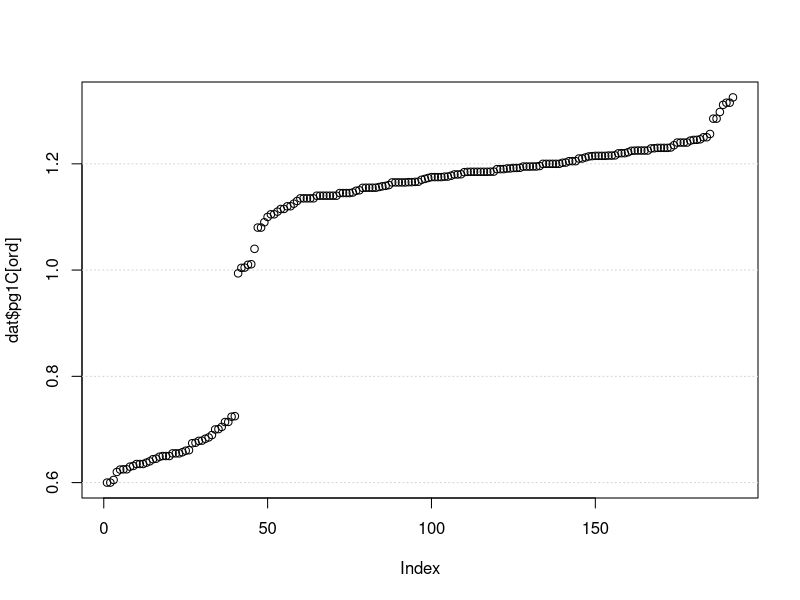
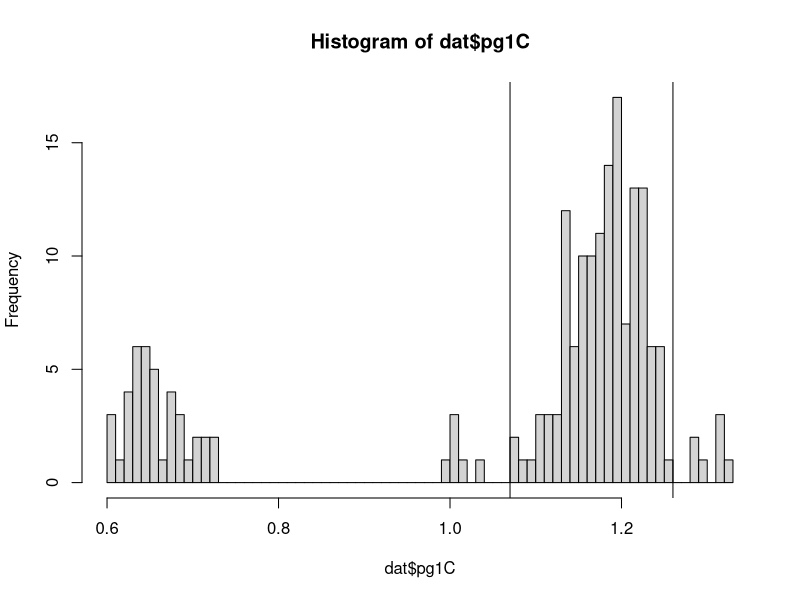
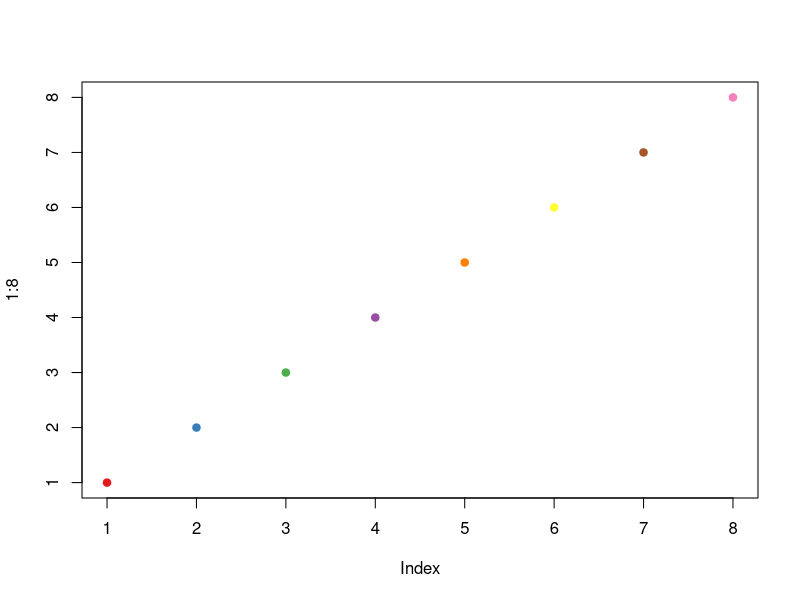
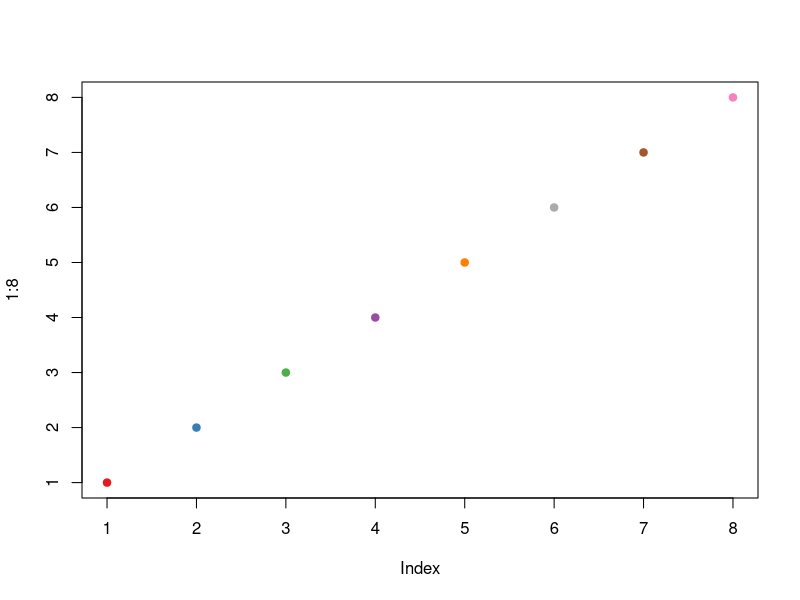
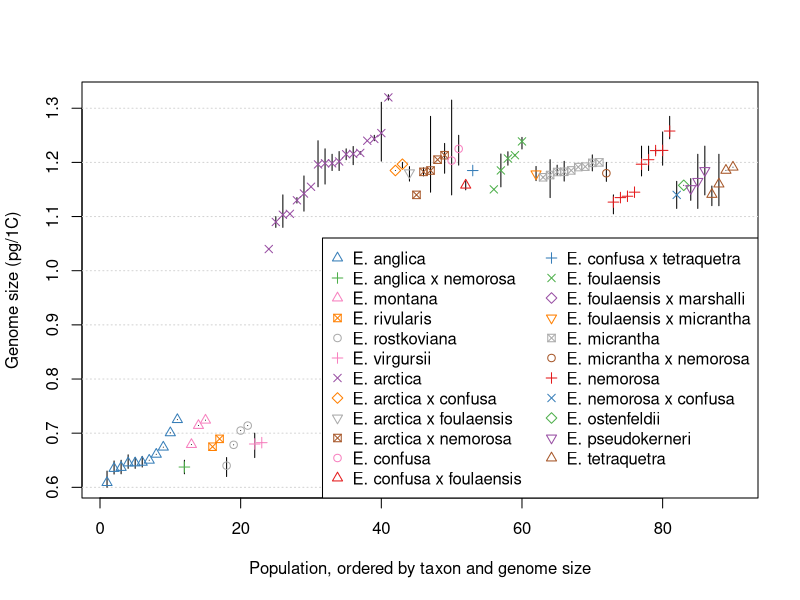
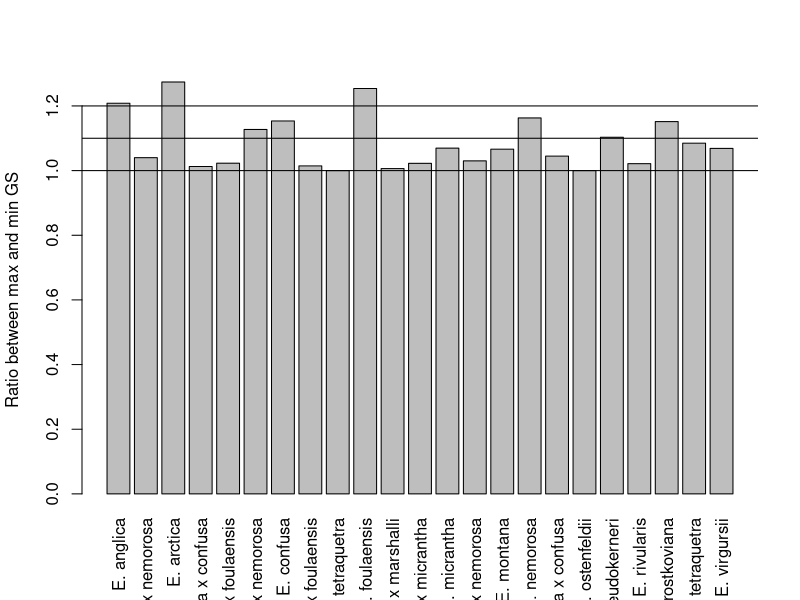
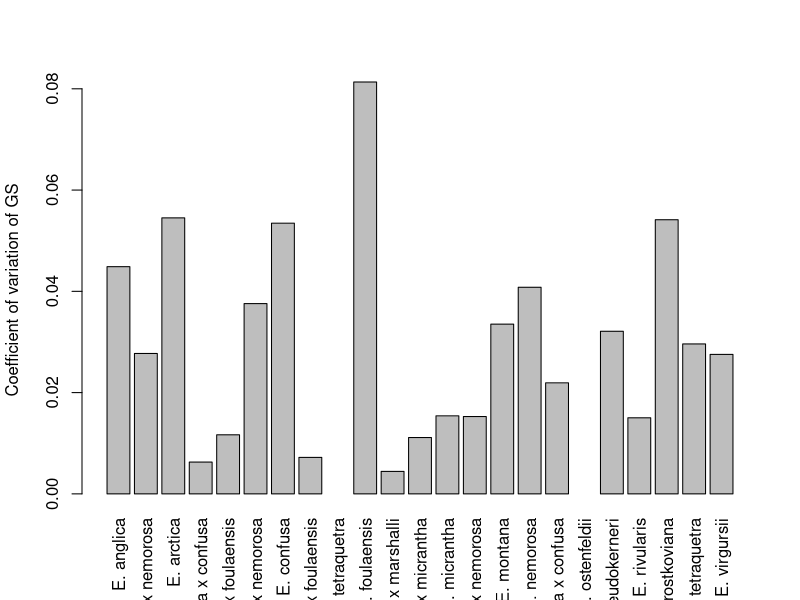
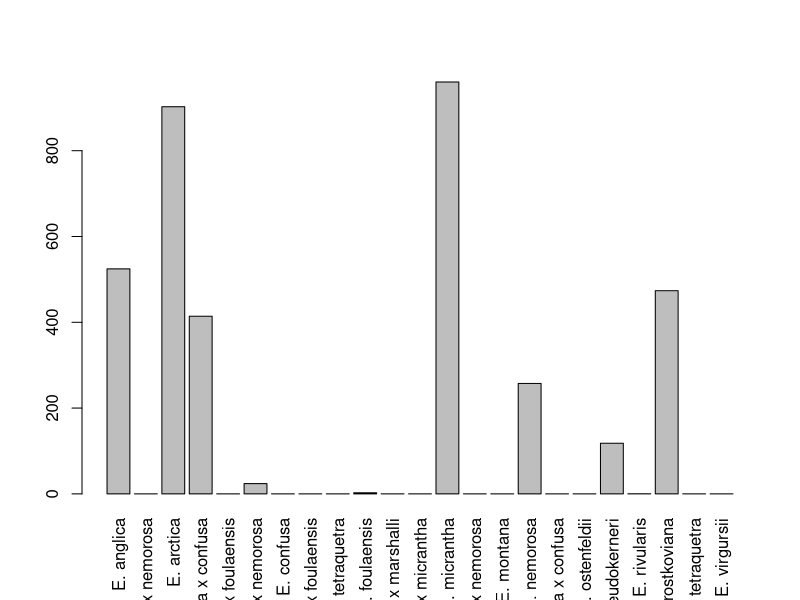

Write R code to recreate these figures, in order.
library(nlme)
library(ggplot2)
library(vegan)
library(geosphere)
library(emmeans)
library(RColorBrewer)
###################
# Cleaned data ####
###################

#setwd("~/Dropbox/manuscripts/2008_Euphrasia_genome_size/data_and_code/")
#setwd("~/github_repos/xyz/")

dat <- read.table("data/210212_GS_cleaned.csv", stringsAsFactors = F, sep=",", header=T)
head(dat)

table(dat$Sample.identity)
table(dat$ploidy)

# lists of diploid and tetraploid non-hybrid taxa
sp2 <- names(table(dat$Sample.identity[dat$hybrid==F & dat$ploidy=="dip"]))
sp4 <- names(table(dat$Sample.identity[dat$hybrid==F & dat$ploidy=="tet"]))



# plot ordered by ploidy
ord <- order(dat$pg1C)
# figure 2b ####
plot(dat$pg1C[ord], type='n')
grid(nx = NA, ny=NULL)
points(dat$pg1C[ord])
# end of fig 

# Justification for singling out tetraploids with large and small GS:
#  the distribution is discontinuous.
hist(dat$pg1C, breaks=100)
abline(v=c(1.07, 1.26))


# labels for legend
legLabs <- c(levels(as.factor(dat$Sample.identity[ord])), "")
# order of labels
legOrd <- c(1, 2, 15, 20, 21, 23, 24, 3:14,16:19, 22)

# Make data.frame with one row per population: sample no, gs mean, min and max ####
popStats <- tapply(dat$pg1C, dat$specPop, function(x){
  c(mean(x), length(x), min(x), max(x))
})
popStats <- as.data.frame(do.call(rbind, popStats))
head(popStats)
names(popStats) <- c("popMean", "popN", "popMin", "popMax")

popStats$taxon <- as.factor(unlist(lapply(strsplit(rownames(popStats), "[.]"),
                                function(x) paste(x[1:2], collapse = "."))))

popStats$ploidy <- "tet"
popStats$ploidy[popStats$taxon %in% sp2] <- "dip"
popStats$ploidy[1] <- "dip" # one hybrid combination is diploid (anglica x nemorosa)

popStatsOrder <- order(popStats$ploidy, as.character(popStats$taxon), popStats$popMean)
popStats[popStatsOrder,]
popStatsOrderM <- order(popStats$popMean)
unique(popStats$taxon)
head(popStats)

# Make a colour palette. Replace yellow, which is hard to see.
plot(1:8, col = brewer.pal(8, "Set1"), pch=19)
pal8 <- brewer.pal(8, "Set1")
pal8[6] <- "#AAAAAA"
plot(1:8, col = pal8, pch=19)
# figure 1a ####
plot(popStats[popStatsOrder,1],
     pch=as.numeric(popStats$taxon)[popStatsOrder]%%7+1,
     col = pal8[as.numeric(popStats$taxon)[popStatsOrder]%%8+1],
     type='n', xlab="Population, ordered by taxon and genome size", ylab="Genome size (pg/1C)")
grid(nx = NA, ny=NULL)
for(i in 1:nrow(popStats)){
  points(c(i, i),
         c(popStats[popStatsOrder[i], 3], popStats[popStatsOrder[i], 4]),
         type='l')
}
points(popStats[popStatsOrder,1],
     pch=as.numeric(popStats$taxon)[popStatsOrder]%%7+1,
     col = pal8[as.numeric(popStats$taxon)[popStatsOrder]%%8+1])

legend("bottomright",
       col=pal8[as.numeric(unique(popStats$taxon[popStatsOrder]))%%8+1],
       pch=as.numeric(unique(popStats$taxon[popStatsOrder]))%%7+1,
       legend=unique(as.character(popStats$taxon)[popStatsOrder]),
       ncol = 2)
### end figure 1a

# per-taxon stats ####
# 1st subsection of results
table(dat$Sample.identity, dat$hybrid)
colSums(apply(table(dat$Sample.identity, dat$hybrid), c(1, 2), as.logical))
table(dat$ploidy)

lmPloyMeans <- lm(dat$pg1C~ dat$ploidy)
summary(lmPloyMeans)
# Mean GS per ploidy level
emmeans(lmPloyMeans, ~ploidy)
ployMeans <- summary(emmeans(lmPloyMeans, ~ploidy))[,2]
# 11% deficiency in tet GS compared to 2* the dipl size:
((2 * ployMeans[1]) - ployMeans[2]) /ployMeans[2]

# array with taxon stats
meanSdObs_spec_ext <- do.call(rbind,tapply(dat$pg1C, dat$Sample.identity, function(x){
  c(mean(x), min(x), max(x), sd(x), length(x),
    sd(x)/length(x), max(x)/min(x), sd(x)/mean(x))
  }
  )
  )
colnames(meanSdObs_spec_ext) <- c("mean","min","max","sd","obs", "se","ratio",
                                  "cv")
head(meanSdObs_spec_ext)

barplot(meanSdObs_spec_ext[,7], las=3, ylab="Ratio between max and min GS")
abline(h=c(1,1.1,1.2))

barplot(meanSdObs_spec_ext[,8], las=3, ylab="Coefficient of variation of GS")

# geographic distance between min and max individuals within taxa
head(dat)
kmDist <- tapply(1:192, dat$Sample.identity, function(x){
  distm(dat[x,][which(dat[x,]$pg1C == min(dat[x,]$pg1C)),c(6,5)],
  dat[x,][which(dat[x,]$pg1C == max(dat[x,]$pg1C)),c(6,5)])[1]/1000
})
# ms mentions those species which were mentioned befor for their large GS ranges
barplot(kmDist, las=3)



# order by taxon mean GS
ord_spec <- order(meanSdObs_spec_ext[,1])

# Summary stats by taxon and pop
meanSdObs_specPop <- do.call(rbind,tapply(dat$pg1C, dat$specPop,
                    function(x) c(mean(x), sd(x), length(x), sd(x)/length(x))))

colnames(meanSdObs_specPop) <- c("mean","sd","obs", "se")
head(meanSdObs_specPop)
ord_specPop <- order(meanSdObs_specPop[,1])


# pop mean GS by size
plot(meanSdObs_specPop[ord_specPop,1])
# Taxon mean GS by size
plot(meanSdObs_spec_ext[ord_spec,1])

rownames(meanSdObs_specPop)
head(meanSdObs_specPop)
meanSdObs_specPop <- data.frame(meanSdObs_specPop, hyb=0, ploy=4, stringsAsFactors = F) 

meanSdObs_specPop$hyb[grep(" x ", rownames(meanSdObs_specPop))] <- 1
meanSdObs_specPop$hyb[grep("hybrid", rownames(meanSdObs_specPop))] <- 1

meanSdObs_specPop$ploy[sapply(rownames(meanSdObs_specPop),
    function(x) paste(strsplit(x,"[.]")[[1]][1:2],collapse='.')) %in% sp2] <- 2
meanSdObs_specPop$ploy[sapply(rownames(meanSdObs_specPop),
    function(x) paste(strsplit(x,"[.]")[[1]][1:2],collapse='.')) %in% sp4] <- 4
# the only hybrid with ploidy 2:
meanSdObs_specPop[1,]$ploy <- 2

head(meanSdObs_specPop)
meanSdObs_specPop <- data.frame(meanSdObs_specPop, specPop=rownames(meanSdObs_specPop), stringsAsFactors = F)
head(dat)
# do all spec pop combinations have the same lat within groups?
all(tapply(dat$Lat, dat$specPop, function(x) all(x[1]==x)))
all(tapply(dat$Long, dat$specPop, function(x) all(x[1]==x)))
# yes, good

lats <- tapply(dat$Lat, dat$specPop, function(x) x[1])
lons <- tapply(dat$Long, dat$specPop, function(x) x[1])
lats <- data.frame(specPop=rownames(lats), lat=lats, stringsAsFactors = F) 
lons <- data.frame(specPop=rownames(lons), long=lons, stringsAsFactors = F) 


# by lat
specPopLat <- merge(meanSdObs_specPop, lats, by="specPop")
head(specPopLat)
specPopLatLon <- merge(specPopLat, lons, by="specPop")
head(specPopLatLon)
head(dat)
datMerged <- merge(dat, specPopLatLon, by="specPop", all = T)



# max geographic distance between samples of taxon
specPopLatLonTax <- specPopLatLon

specPopLatLonTax$tax <- sapply(specPopLatLon$specPop, function(x){
  a <- strsplit(x, "[.]")[[1]]
  b <- paste0(a[1:(length(a)-1)], collapse = "")
})
tapply(1:nrow(specPopLatLonTax), specPopLatLonTax$tax, function(x) length(x))
maxDists <- tapply(1:nrow(specPopLatLonTax), specPopLatLonTax$tax, function(x){
  nr <- nrow(specPopLatLonTax[x,]) 
  if(nr == 1) {0}
  else{
  dists <- numeric(0)
    for(i in 1:(nr-1)){
    for(j in (i+1):nr){
      dists <- append(dists, distm(specPopLatLonTax[x,9:8][i,], specPopLatLonTax[x,9:8][j,]))
    }
    }

  max(dists)/1000
  }
      

})

barplot(maxDists, las=3)

# INspect on Google and add Country information
specPopLatLon$country <- "Eng"
specPopLatLon[specPopLatLon$long < -6.5,]
specPopLatLon[specPopLatLon$long < -6.5,]$country <- "RIr"
specPopLatLon[specPopLatLon$lat > 55.228,] 
specPopLatLon[specPopLatLon$lat > 55.228,]$country <- "Sco"
specPopLatLon[specPopLatLon$lat < 50,]$country <- "CIs"
specPopLatLon[specPopLatLon$lat > 55.1 & specPopLatLon$long < -3 ,]$country <- "Sco"

specPopLatLon[specPopLatLon$lat > 51.33 &
                specPopLatLon$lat < 53.3 &
                specPopLatLon$long < -3.1 &
                specPopLatLon$long > -5,]$country <- "Wal"
plot(lat~long, data=specPopLatLon, col=factor(country))


# STATS MODELS ####

# anovas ####

head(dat)

plot(dat$pg1C)
partitioningGS1 <- aov(pg1C~ploidy+Sample.identity+Population_number, data=dat)
partitioningGS1nh <- aov(pg1C~ploidy+Sample.identity+Population_number, data=dat[dat$hybrid==F,])
partitioningGS2 <- aov(pg1C~ploidy+Sample.identity, data=dat)
partitioningGS3 <- aov(pg1C~ploidy+Population_number+Sample.identity, data=dat)
partitioningGS4 <- aov(pg1C~ploidy, data=dat)

partitioningLat1 <- aov(Lat~ploidy, data=dat)

s1 <- summary(aov(partitioningGS1))
summary(aov(partitioningGS1)) # sample.id (= taxon) before population (which is nested within sample.id)
summary(aov(partitioningGS1nh))

summary(aov(partitioningGS2))
summary(aov(partitioningGS3)) # population and sample.id the wrong way round
summary(aov(partitioningGS4))
summary(aov(partitioningLat1))


par(mfrow=c(2,2))
plot(partitioningGS1)
plot(partitioningGS1nh)
plot(partitioningGS2)
plot(partitioningGS3)
plot(partitioningGS4)
plot(partitioningLat1)
par(mfrow=c(1,1))


# ratio of Sums of Squares (varience explained by taxon and population)
a <- summary(partitioningGS1)
b <- summary(partitioningGS1nh)
a[[1]]$`Sum Sq`
b[[1]]$`Sum Sq`

# ratio of variance explained by 'population' and 'species'
a[[1]]$`Sum Sq`[3]/a[[1]]$`Sum Sq`[2] # smaller when hybrids are included
# 3.006604
b[[1]]$`Sum Sq`[3]/b[[1]]$`Sum Sq`[2] # larger without hybrids
# 8.001641 ratio is higher, i.e. taxon explains less when hybrids are excluded


# "Taxon" explaines less variance when hybrids are excluded. Do hybrids have
#   less variation (coefficient of variation) in their GS vals?
GScv <- tapply(dat$pg2C, dat$Sample.identity, function(x){sd(x)/mean(x)})
GShyb <- grepl("x",names(GScv))
GSdf <- data.frame(cv=GScv, hyb=GShyb, ploidy=c(2, 2, 4, 4, 4, 4, 4, 4, 4, 4, 4, 4, 4, 4, 2, 4, 4, 4, 4, 2, 2, 4, 2))
summary(lm(GScv~GShyb))
# Yes! But this may be becasue they usually have one population only.

# Differences in cv of GS between ploidy levels? Not significant (no matter
#  whether with or without hybrids):
with(GSdf[GSdf$hyb==F,],{
  lm1 <- lm(cv~ploidy)
  print(summary(lm1))
})
with(GSdf,{
  lm1 <- lm(cv~ploidy)
  print(summary(lm1))
})


# Do arctica and micrantha have different variances?
# compare valriance with an F-test (var.test() in R)

arcMeans <- specPopLatLon$mean[startsWith(specPopLatLon$specPop, "E. arctica.")]
micMeans <- specPopLatLon$mean[startsWith(specPopLatLon$specPop, "E. micrantha.")]
angMeans <- specPopLatLon$mean[startsWith(specPopLatLon$specPop, "E. anglica.")]
mean(arcMeans)
mean(micMeans)
sd(micMeans)
sd(arcMeans)

var.test(arcMeans, micMeans, alternative = "gr")
var.test(angMeans, micMeans, alternative = "gr")
# both samples are not significantly different from normal
shapiro.test(arcMeans)
shapiro.test(micMeans)
# is the variance in GS partitioned by pop in arctica and micrantha?
dim(dat)
head(dat)
summary(aov(pg1C~specPop, data=dat[dat$Sample.identity=="E. micrantha",]))
# not in micrantha
summary(aov(pg1C~specPop, data=dat[dat$Sample.identity=="E. arctica",]))
# yes in arctica
summary(aov(pg1C~specPop, data=dat[dat$Sample.identity=="E. anglica",]))
# yes in anglica
dim(dat[dat$Sample.identity=="E. arctica",])
dim(dat[dat$Sample.identity=="E. micrantha",])
dim(dat[dat$Sample.identity=="E. anglica",])
sort(tapply(dat$Population_number, dat$Sample.identity, function(x) length(unique(x))))
# latitude ####

head(specPopLat)

specPopLat <- data.frame(specPopLat, spec=sapply(specPopLat$specPop,
                function(x) paste(strsplit(x, "[.]")[[1]][1:2], collapse = '.')), stringsAsFactors = F)

# over all ploidy levels
summary(aov(lm(pg1C~Lat,data=dat)))
me1 <- lme(mean~ploy+lat, random=~1|spec,data=specPopLat)
summary(me1)
dim(specPopLat)

# Fig S2 ####
plot(mean~lat, data=specPopLat,
     col = as.numeric(as.factor(specPopLat$spec)),
     pch = as.numeric(as.factor(specPopLat$spec)),
     main="GS by latitude",
     ylab="GS (pg/1C)",
     xlab="Latitude of population")
grid(nx=NA, ny=NULL)
legend("bottomright",
       col = c(1:23,0)[legOrd],
       pch = c(1:23,0)[legOrd],
       legend = legLabs[legOrd],
       ncol = 2)
#### end fig S2
as.numeric(as.factor(specPopLat$spec))
head(specPopLat)
unique(specPopLat$spec)
# tetraploids only
me4s <- lme(mean~lat,random=~1|spec, data=specPopLat[specPopLat$ploy==4,])
summary(me4s)


# diploids only
plot(mean~lat, data=specPopLat[specPopLat$ploy==2,],
     col = as.factor(specPopLat[specPopLat$ploy==2,]$spec), 
     main="Diploid GS by lat coloured by species")
me2s <- lme(mean~lat,random=~1|spec, data=specPopLat[specPopLat$ploy==2,])
summary(me2s)
# no difference with or without taxon included

# E. arctica only
head(specPopLat)

lmArc <- lm(mean~ lat, data=specPopLat[specPopLat$spec=="E. arctica",])
summary(aov(lmArc))
summary((lmArc))

lmMic <- lm(mean~ lat, data=specPopLat[specPopLat$spec=="E. micrantha",])
summary(aov(lmMic))
summary((lmMic))

lmAng <- lm(mean~ lat, data=specPopLat[specPopLat$spec=="E. anglica",])
summary(aov(lmAng))
summary((lmAng))


# fig 2c ####
with(specPopLat[specPopLat$spec %in% c("E. anglica", "E. arctica", "E. micrantha"), ],{
  plot(mean~lat, col = as.factor(spec),
       pch = as.numeric(as.factor(spec)), xlab="Latitude in degrees", ylab="1C in pg",
       type='n')#, ylim=c(1.2,2.7))
  grid()
  points(mean~lat, col = pal8[c(2, 4, 6)][as.factor(spec)],
         pch = c(2, 4, 7)[as.numeric(as.factor(spec))], xlab="Latitude", ylab="2C in pg")
  abline(lmAng, lty=2, col=pal8[2])
  abline(lmArc, col=pal8[4])
  legend("right",pch=c(2, 4, 7), col=pal8[c(2, 4, 6)],legend=c("E. anglica","E. arctica","E. micrantha"))
})
# fig end

par(mfrow=c(1,1))

# country ####
par(mfrow=c(2,2))
head(specPopLatLon)
lmEngScot <- lm(mean~country, data=specPopLatLon[specPopLatLon$country %in% c("Eng","Sco") &
                                                   specPopLatLon$ploy==4,])
summary(lmEngScot)
plot(lmEngScot)
summary(aov(lmEngScot))

lmCountry <- lm(mean~country, data=specPopLatLon[specPopLatLon$ploy==4,])

plot(lmCountry)
summary(aov(lmCountry))
par(mfrow=c(1,1))

# mantel tests ####

# mantel tests per individual
dim(dat)
head(dat)
table(dat$ploidy)
table(dat$Sample.identity)


dips.int.mant <- dat[dat$ploidy=="dip",]
tets.int.mant <- dat[dat$ploidy=="tet",]
arcs.int.mant <- dat[dat$Sample.identity %in% c("E. arctica"),]
mics.int.mant <- dat[dat$Sample.identity=="E. micrantha",]

head(dips.int.mant)
dips.int.mant[,6:5]
dip.diffs.ind <- matrix(0, nrow(dips.int.mant), nrow(dips.int.mant))
dip.dists.ind <- matrix(0, nrow(dips.int.mant), nrow(dips.int.mant))
tet.diffs.ind <- matrix(0, nrow(tets.int.mant), nrow(tets.int.mant))
tet.dists.ind <- matrix(0, nrow(tets.int.mant), nrow(tets.int.mant))
arc.diffs.ind <- matrix(0, nrow(arcs.int.mant), nrow(arcs.int.mant))
arc.dists.ind <- matrix(0, nrow(arcs.int.mant), nrow(arcs.int.mant))
mic.diffs.ind <- matrix(0, nrow(mics.int.mant), nrow(mics.int.mant))
mic.dists.ind <- matrix(0, nrow(mics.int.mant), nrow(mics.int.mant))
for(i in 1:nrow(dips.int.mant)){
  for(j in 1:nrow(dips.int.mant)){
    if(i!=j){
      dip.diffs.ind[i,j] <- abs(dips.int.mant$pg2C[i]-dips.int.mant$pg2C[j])
      dip.dists.ind[i,j] <- distm(dips.int.mant[i,6:5],dips.int.mant[j,6:5],fun=distHaversine) # haversine assumes spherical earth
    }
  }
}
for(i in 1:nrow(tets.int.mant)){
  for(j in 1:nrow(tets.int.mant)){
    if(i!=j){
      tet.diffs.ind[i,j] <- abs(tets.int.mant$pg2C[i]-tets.int.mant$pg2C[j])
      tet.dists.ind[i,j] <- distm(tets.int.mant[i,6:5],tets.int.mant[j,6:5],fun=distHaversine) # haversine assumes spherical earth
    }
  }
}
for(i in 1:nrow(arcs.int.mant)){
  for(j in 1:nrow(arcs.int.mant)){
    if(i!=j){
      arc.diffs.ind[i,j] <- abs(arcs.int.mant$pg2C[i]-arcs.int.mant$pg2C[j])
      arc.dists.ind[i,j] <- distm(arcs.int.mant[i,6:5],arcs.int.mant[j,6:5],fun=distHaversine) # haversine assumes spherical earth
    }
  }
}
for(i in 1:nrow(mics.int.mant)){
  for(j in 1:nrow(mics.int.mant)){
    if(i!=j){
      mic.diffs.ind[i,j] <- abs(mics.int.mant$pg2C[i]-mics.int.mant$pg2C[j])
      mic.dists.ind[i,j] <- distm(mics.int.mant[i,6:5],mics.int.mant[j,6:5],fun=distHaversine) # haversine assumes spherical earth
    }
  }
}


plot(dip.diffs.ind, dip.dists.ind)
plot(tet.diffs.ind, tet.dists.ind)
plot(arc.diffs.ind, arc.dists.ind)


# per population
# distances
dips <- specPopLatLon[specPopLatLon$ploy==2,]
tets <- specPopLatLon[specPopLatLon$ploy==4,]
arcs <- specPopLatLon[sapply(specPopLatLon$specPop, function(x) {
  paste(strsplit(x, "[.]")[[1]][1:2], collapse='.')
}) == "E. arctica",]
mics <- specPopLatLon[sapply(specPopLatLon$specPop, function(x) {
  paste(strsplit(x, "[.]")[[1]][1:2], collapse='.')
})=="E. micrantha",]
mics <- specPopLatLon[sapply(specPopLatLon$specPop, function(x) {
  paste(strsplit(x, "[.]")[[1]][1:2], collapse='.')
}) == "E. micrantha",]




dip.diffs <- matrix(0, nrow(dips), nrow(dips))
dip.dists <- matrix(0, nrow(dips), nrow(dips))
tet.diffs <- matrix(0, nrow(tets), nrow(tets))
tet.dists <- matrix(0, nrow(tets), nrow(tets))
arc.diffs <- matrix(0, nrow(arcs), nrow(arcs))
arc.dists <- matrix(0, nrow(arcs), nrow(arcs))
mic.diffs <- matrix(0, nrow(mics), nrow(mics))
mic.dists <- matrix(0, nrow(mics), nrow(mics))
for(i in 1:nrow(dips)){
  for(j in 1:nrow(dips)){
    if(i!=j){
      dip.diffs[i,j] <- abs(dips$mean[i]-dips$mean[j])
      dip.dists[i,j] <- distm(dips[i,c("long","lat")],dips[j,c("long","lat")],fun=distHaversine) # haversine assumes spherical earth
    }
  }
}
for(i in 1:nrow(tets)){
  for(j in 1:nrow(tets)){
    if(i!=j){
      tet.diffs[i,j] <- abs(tets$mean[i]-tets$mean[j])
      tet.dists[i,j] <- distm(tets[i,c("long","lat")],tets[j,c("long","lat")],fun=distHaversine)
    }
  }
}
for(i in 1:nrow(arcs)){
  for(j in 1:nrow(arcs)){
    if(i!=j){
      arc.diffs[i,j] <- abs(arcs$mean[i]-arcs$mean[j])
      arc.dists[i,j] <- distm(arcs[i,c("long","lat")],arcs[j,c("long","lat")],fun=distHaversine)
    }
  }
}
for(i in 1:nrow(mics)){
  for(j in 1:nrow(mics)){
    if(i!=j){
      mic.diffs[i,j] <- abs(mics$mean[i]-mics$mean[j])
      mic.dists[i,j] <- distm(mics[i,c("long","lat")],mics[j,c("long","lat")],fun=distHaversine) # haversine assumes spherical earth
    }
  }
}
# Mantel results ####
set.seed(123345)
mantel(dip.diffs.ind, dip.dists.ind)
mantel(tet.diffs.ind, tet.dists.ind)
mantel(arc.diffs.ind, arc.dists.ind)
mantel(mic.diffs.ind, mic.dists.ind)

mantel(dip.diffs, dip.dists)
mantel(tet.diffs, tet.dists)
mantel(arc.diffs, arc.dists)
mantel(mic.diffs, mic.dists)


plot(dip.diffs, dip.dists)
plot(tet.diffs, tet.dists)
plot(arc.diffs, arc.dists)
plot(mic.diffs, mic.dists)

# link pops, GS, and RE ####

# overlap.df <- dat[dat$Population_number %in% c('FIH072','FIH092','FIMXB024',
# 'FIH098','FIA105','FIA111','FIA107','BERW1','AT1401','AT1405'),] # including one anglica
overlap.df <- dat[dat$Population_number %in% c('FIH072','FIH092','FIMXB024',
        'FIH098','FIA105','FIA111','FIA107','BERW1','AT1401'),] # tetraploids only


barplot(tapply(overlap.df$pg1C, overlap.df$specPop, mean), las=3)
plot(do.call(rbind, tapply(overlap.df$pg1C, overlap.df$specPop,
                           function(x) c(mean(x), sd(x)/mean(x)))),
     xlab="Mean GS", ylab="CV over populations")
overlap.gs <- tapply(overlap.df$pg2C, overlap.df$specPop, mean)
names(overlap.gs) <- c("AR0", "AR1","AR2","FO3","FO2","FO1","MI0","MI3","MI1")
barplot(overlap.gs)
